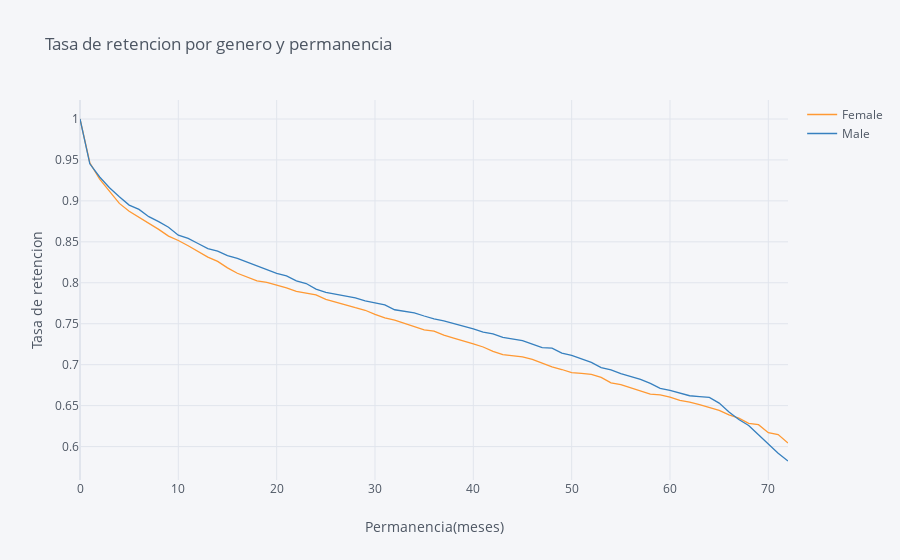

Here is the notebook cell this chart was saved with:
### Code cell
rates=survival(data, 'gender', 'tenure', 'ChurnBinary')

rates.iplot(kind='line', xTitle='Permanencia(meses)', yTitle='Tasa de retencion',
            title='Tasa de retencion por genero y permanencia')

### Figure 1 — Plotly figure (JSON) as saved in the notebook; plotly's stock layout.template omitted (floating-point values rounded to 4 significant figures)
{"data": [{"line": {"color": "rgba(255, 153, 51, 1.0)", "dash": "solid", "shape": "linear", "width": 1.3}, "mode": "lines", "name": "Female", "text": "", "type": "scatter", "x": [0, 1, 2, 3, 4, 5, 6, 7, 8, 9, 10, 11, 12, 13, 14, 15, 16, 17, 18, 19, 20, 21, 22, 23, 24, 25, 26, 27, 28, 29, 30, 31, 32, 33, 34, 35, 36, 37, 38, 39, 40, 41, 42, 43, 44, 45, 46, 47, 48, 49, 50, 51, 52, 53, 54, 55, 56, 57, 58, 59, 60, 61, 62, 63, 64, 65, 66, 67, 68, 69, 70, 71, 72], "y": [1, 0.9466, 0.9265, 0.9114, 0.8969, 0.8873, 0.88, 0.8727, 0.8652, 0.857, 0.8516, 0.8452, 0.8384, 0.8314, 0.8261, 0.8182, 0.8116, 0.8068, 0.8024, 0.8005, 0.7974, 0.7939, 0.7896, 0.7876, 0.7852, 0.7798, 0.776, 0.773, 0.7695, 0.7665, 0.7615, 0.757, 0.7543, 0.7501, 0.7459, 0.7425, 0.741, 0.7361, 0.7325, 0.7284, 0.7253, 0.7216, 0.7162, 0.7123, 0.7112, 0.7094, 0.7065, 0.7023, 0.6973, 0.6941, 0.6902, 0.6895, 0.6881, 0.6845, 0.6779, 0.6756, 0.6717, 0.6683, 0.6641, 0.6632, 0.6604, 0.6565, 0.6544, 0.6511, 0.6477, 0.6441, 0.6388, 0.6346, 0.6285, 0.6267, 0.617, 0.6147, 0.6042]}, {"line": {"color": "rgba(55, 128, 191, 1.0)", "dash": "solid", "shape": "linear", "width": 1.3}, "mode": "lines", "name": "Male", "text": "", "type": "scatter", "x": [0, 1, 2, 3, 4, 5, 6, 7, 8, 9, 10, 11, 12, 13, 14, 15, 16, 17, 18, 19, 20, 21, 22, 23, 24, 25, 26, 27, 28, 29, 30, 31, 32, 33, 34, 35, 36, 37, 38, 39, 40, 41, 42, 43, 44, 45, 46, 47, 48, 49, 50, 51, 52, 53, 54, 55, 56, 57, 58, 59, 60, 61, 62, 63, 64, 65, 66, 67, 68, 69, 70, 71, 72], "y": [1, 0.9453, 0.9292, 0.9161, 0.9051, 0.8949, 0.8896, 0.8807, 0.8746, 0.8678, 0.8582, 0.8541, 0.848, 0.8418, 0.8386, 0.8333, 0.8297, 0.825, 0.8206, 0.8153, 0.8116, 0.8085, 0.8023, 0.7991, 0.7923, 0.7882, 0.7857, 0.7832, 0.7815, 0.778, 0.7758, 0.773, 0.7671, 0.7647, 0.7633, 0.7595, 0.756, 0.7535, 0.7504, 0.7473, 0.7436, 0.7399, 0.7377, 0.7333, 0.731, 0.7293, 0.7251, 0.7209, 0.7203, 0.714, 0.7115, 0.7069, 0.7028, 0.6965, 0.6936, 0.6891, 0.6852, 0.6821, 0.6771, 0.6712, 0.6686, 0.6649, 0.6621, 0.6611, 0.66, 0.6531, 0.6423, 0.6331, 0.6258, 0.6144, 0.6031, 0.592, 0.5824]}], "layout": {"legend": {"bgcolor": "#F5F6F9", "font": {"color": "#4D5663"}}, "paper_bgcolor": "#F5F6F9", "plot_bgcolor": "#F5F6F9", "title": {"font": {"color": "#4D5663"}, "text": "Tasa de retencion por genero y permanencia"}, "xaxis": {"gridcolor": "#E1E5ED", "showgrid": true, "tickfont": {"color": "#4D5663"}, "title": {"font": {"color": "#4D5663"}, "text": "Permanencia(meses)"}, "zerolinecolor": "#E1E5ED"}, "yaxis": {"gridcolor": "#E1E5ED", "showgrid": true, "tickfont": {"color": "#4D5663"}, "title": {"font": {"color": "#4D5663"}, "text": "Tasa de retencion"}, "zerolinecolor": "#E1E5ED"}}}
